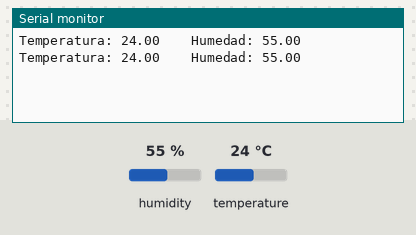
This sketch was run on a simulated Arduino Uno, built with avr-gcc and run on an emulated ATmega328P. Shown: the last lines printed to the serial monitor. The test bench sets the inputs (shaded band); at power-on: humidity 55 %, temperature 24 °C.

Above: at 2.8 s.
2.9 s: humidity set to 22 %
At 4.7 s:
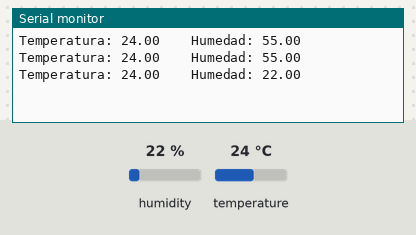
5.6 s: temperature set to 12 °C
At 6.5 s:
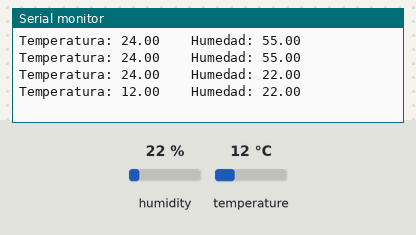
8.3 s: humidity set to 40 %
At 11.2 s:
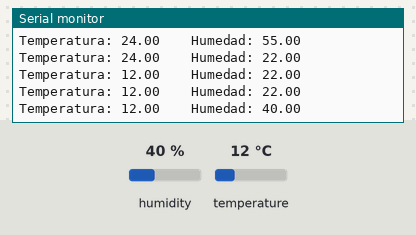
Timing chart, 0 to 12.7 s (numbered marks = the images above; inputs shaded):
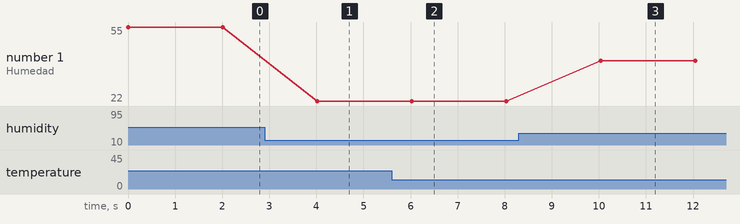

Measured:
- after the input at 2.9 s, the serial monitor: prints a new line after 1.1 s (image 1)
- after the input at 5.6 s, the serial monitor: prints a new line after 0.42 s (image 2)
- after the input at 8.3 s, the serial monitor: prints a new line after 1.7 s (image 3)
- plotted number 1: 55 → 22 after the input at 2.9 s, 22 → 40 after the input at 8.3 s

The sketch:

NodeMCU-ReadDHT22-Basic.ino
```cpp
/*
  AUTHOR: Fernando Gonzalez
  DESCRIPTION:
    Programa de lectura sensor dht22 sobre node MCU
  DEPENDECIES:
    DHT.h
    NodeMCU ESP8266
*/
//LIBRERIAS
//#################################################################################
//LIBRERIA PARA DHT22
#include "DHT.h"
//#################################################################################
//CONSTANTES y Vars GLOBALES

#define DHTPIN 2      //GPIO 2 NodeMCU (~D4)
#define DHTTYPE DHT22 //Seleccion de sensor DHT22 (tambien esta el DHT11)
DHT dht(DHTPIN, DHTTYPE); //Declaracion para leer el sensor

//ACTIVA EL MODO DEPURACION
//Con esta variable habilitamos la depuracion con mensajes por puerto serial

const bool debugMode = true;
//################################################################################


void readTempHum(){

  float temp = dht.readTemperature();
  float hum = dht.readHumidity();

  if(debugMode){
    Serial.print("Temperatura: ");
    Serial.print(temp);
    Serial.print("\t\t");
    Serial.print("Humedad: ");
    Serial.print(hum);
  }
}

void setup() {
  if(debugMode){
    Serial.begin(9600); //Comunicacion serial para depurar
  }
  dht.begin(); //Comunicacion con el sensor
}

void loop() {

  readTempHum();

  if(debugMode){
    Serial.println(""); //Salto de linea
    delay(2000); //Se espera 2 segundos para seguir leyendo
  }
}
```
